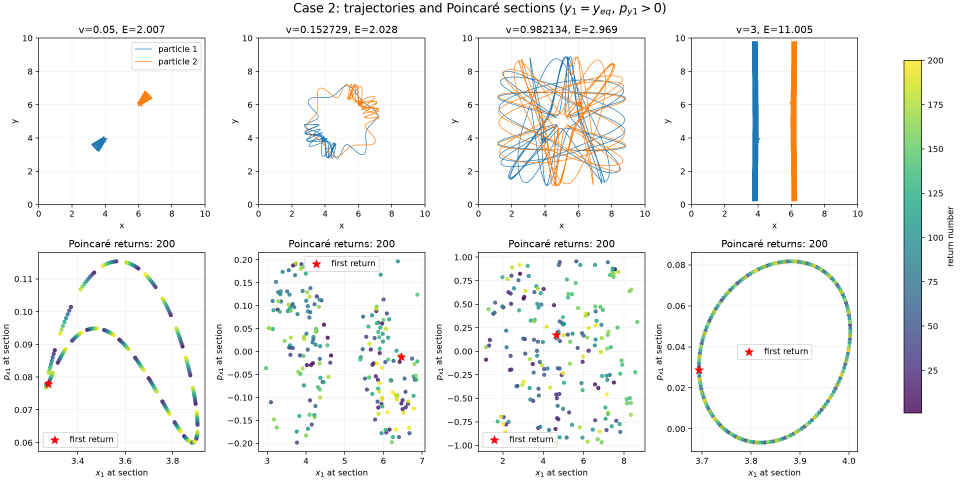
#> input picture images/case2_energy_trajectory_sections.png, 2880 x 1440 px, given in place of lyapunov_poincare_section_reduced.png, which was not available (shown at 1/3 size)
$ python compress_figures.py
#> lines starting #> are read from the running program, lines starting #| are printed output that depends on the picture
"""Make the report versions of the two Lyapunov figures.

The full-size PNGs are written to images/ by lyapunov_poincare_section.py and
lyapunov_section_periodic_orbits.py (they are not kept in the repository).
This script turns them into the JPEGs used by report/report.tex: 1800 px wide
(about 285 dpi at the A4 text width), quality 90.

Run from the repository root, after the two Lyapunov scripts:

    python images/compress_figures.py
"""

from pathlib import Path

from PIL import Image

IMAGES = Path(__file__).resolve().parents[1] / "images"
WIDTH = 1800

for name in ("lyapunov_poincare_section_reduced", "lyapunov_section_periodic_orbits"):
    source = IMAGES / f"{name}.png"
    target = IMAGES / f"{name}_report.jpg"
    image = Image.open(source)
#> image is the input picture: PIL image 2880x1440 RGBA; mean R, G, B, A 242.9, 243.9, 242.5, 255
    background = Image.new("RGB", image.size, "white")
#> background: PIL image 2880x1440 RGB; every value is 255
    background.paste(image, mask=image.getchannel("A") if image.mode == "RGBA" else None)
    height = round(image.height * WIDTH / image.width)
#> height = 900
    background.resize((WIDTH, height), Image.LANCZOS).save(
        target, quality=90, optimize=True, dpi=(285, 285)
    )
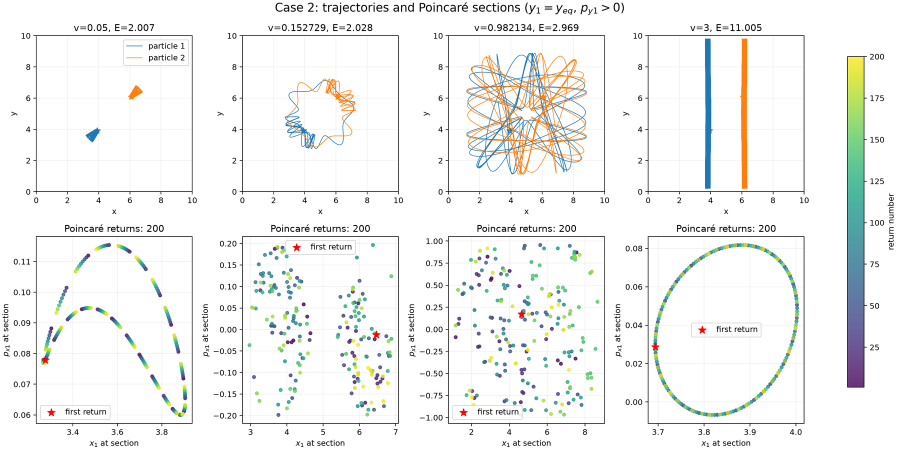
#> saved as lyapunov_poincare_section_reduced_report.jpg: PIL image 1800x900 RGB (shown at 1/2 size); mean R, G, B 242.5, 243.4, 242
#> (the run stopped early here; a loop or call above may not have finished)

$ run again, on images/regular_fraction_histograms.png
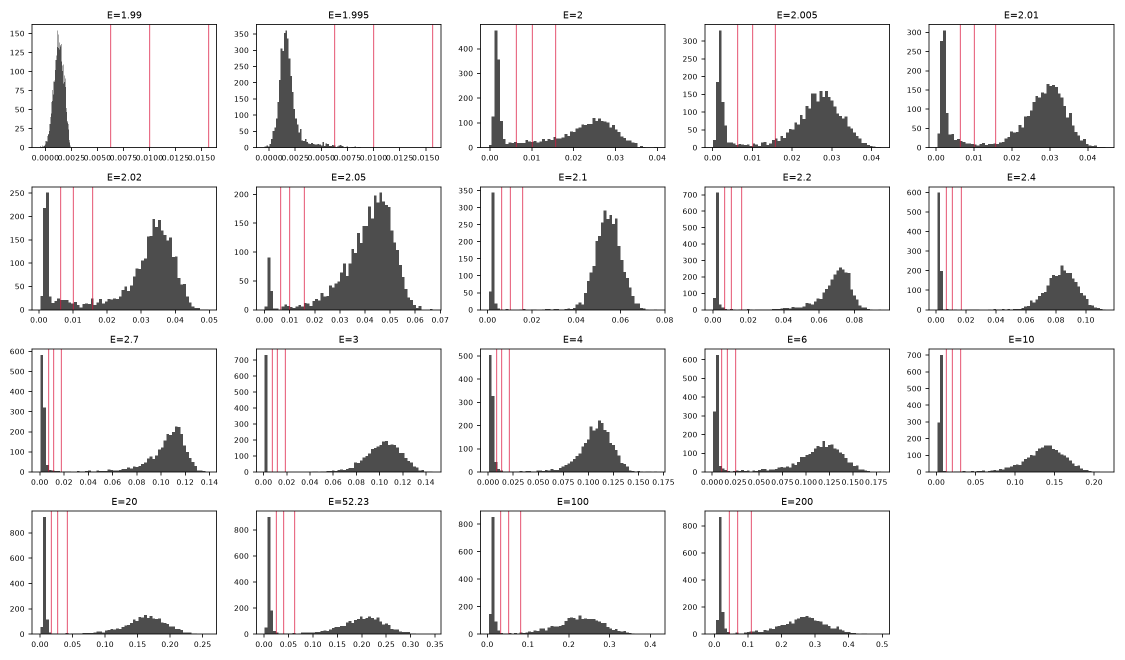
#> input picture images/regular_fraction_histograms.png, 2250 x 1320 px, given in place of lyapunov_poincare_section_reduced.png, which was not available (shown at 1/2 size)
#> image is the input picture: PIL image 2250x1320 RGBA; mean R, G, B, A 238.1, 236.7, 237, 255
#> `background.resize((WIDTH, height), Image.LANCZOS).save( target, qualit..`:
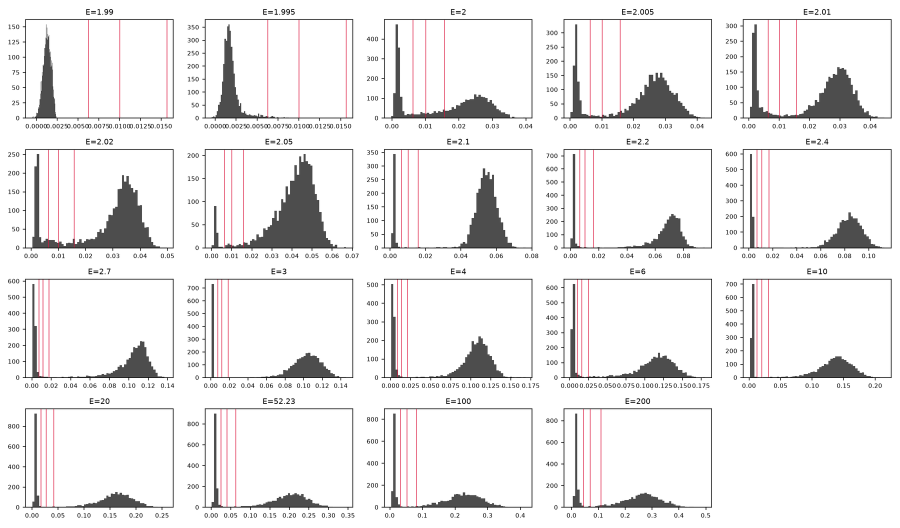
#> saved as lyapunov_poincare_section_reduced_report.jpg: PIL image 1800x1056 RGB (shown at 1/2 size); mean R, G, B 237.6, 236.2, 236.4
